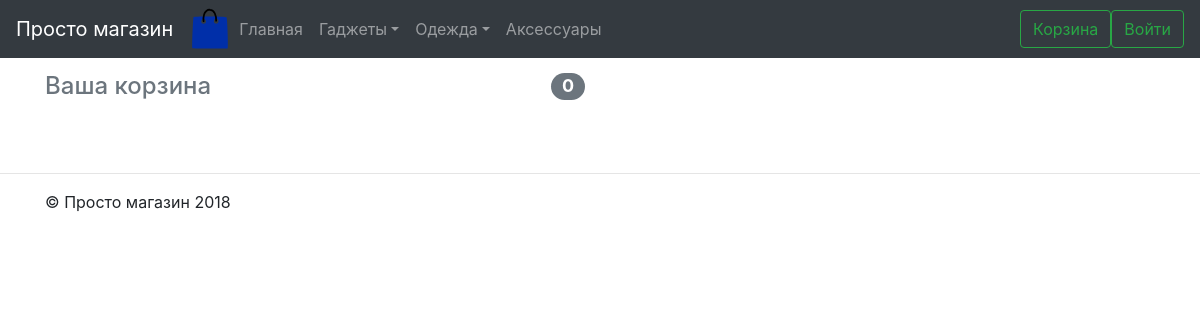
The page /products/cart/ on the database its author committed.
### products/models.py (models this page shows, shortened)
class Category(models.Model):
    name = models.CharField(max_length=256, verbose_name='Название')
    children = models.ManyToManyField(
        "Category", blank=True, verbose_name='Дочерняя категория',
        related_name='parents')
    class Meta:
        verbose_name = 'Категорию'
        verbose_name_plural = 'Категория'
    def get_absolute_url(self):
        return reverse('category_page', kwargs={'pk': self.id})

### products/views.py (the view, shortened to what this page needs)
# urls.py: path('cart/', cart_page, name='cart_page'),
def cart_page(request):
    if request.method == 'GET':
        cart = []
        if request.session.get('cart') is not None:
            for product_id, count in request.session.get('cart').items():
                p = Product.objects.get(id=product_id)
                p.count = count
                cart.append(p)
        return render(request, 'pages/cart.html', {'cart': cart})

### products/templatetags/category_tag.py (called while the page is built)
@register.inclusion_tag('category_menu.html')
def category_menu(req):
    new_cat = list()
    for c in Category.objects.all():
        if len(c.children.all()) > 0:
            new_cat.append({'name': c.name, 'url': c.get_absolute_url(), 'child': True, 'parent': True if len(c.parents.all()) > 0 else False, 'children': [{'name': ch.name, 'url': ch.get_absolute_url(), 'child': True if len(ch.children.all()) > 0 else False, 'children': []} for ch in c.children.all()]})
        else:
            new_cat.append({'name': c.name, 'url': c.get_absolute_url(), 'child': False, 'parent': True if len(c.parents.all()) > 0 else False, 'children': []})
    return {'categories': new_cat, 'request': req}

### templates/pages/cart.html (shortened to what this page needs)
{% extends "base.html" %}
{% block content %}
<div class="container mt-3">
    <div class="row">
      <div class="col-lg-6 col-md-9 col-sm-12 order-md-2 mb-4">
        <h4 class="d-flex justify-content-between align-items-center mb-3">
          <span class="text-muted">Ваша корзина</span>
          <span class="badge badge-secondary badge-pill">{{ cart|length }}</span>
        </h4>
      </div>
    </div>
  </div>
{% endblock %}

### templates/category_menu.html (shortened to what this page needs)
<ul class="navbar-nav mr-auto">
  <li class="nav-item{% if request.path == '/'%} active{% endif %}"><a class="nav-link" href="{% url 'main' %}">Главная</a></li>
  {% for category in categories %}
    {% if category.child %}
    <li class="nav-item dropdown">
      <a class="nav-link dropdown-toggle" href="#" id="dropdown01" data-toggle="dropdown" aria-haspopup="true" aria-expanded="false">{{category.name}}</a>
    </li>
    {% elif not category.parent %}
    <li class="nav-item{% if request.path == category.url %} active{% endif %}"><a class="nav-link" href="{{category.url}}">{{category.name}}</a></li>
    {% endif %}
  {% endfor %}
</ul>

### rows shown on the page
Category: name "Гаджеты"
Category: name "Одежда"
Category: name "Аксесcуары"

### other values the page prints
{{ cart|length }} "0"
